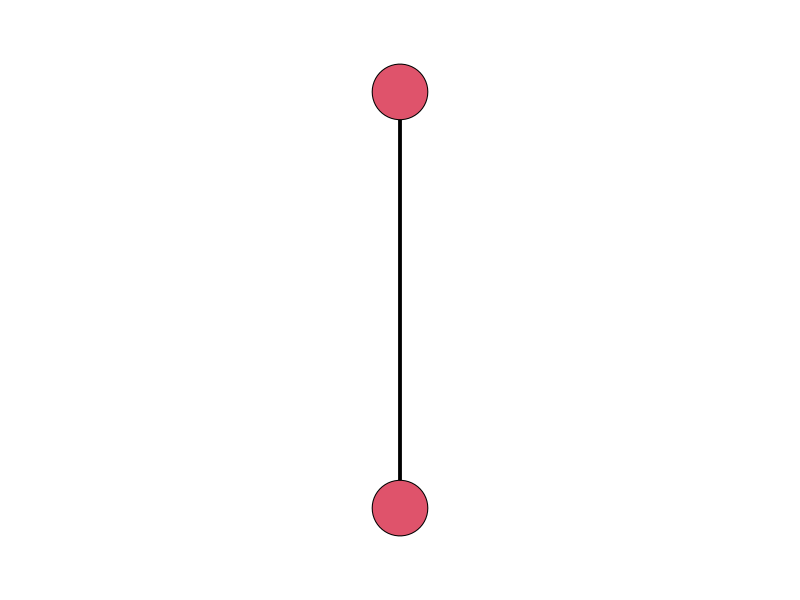
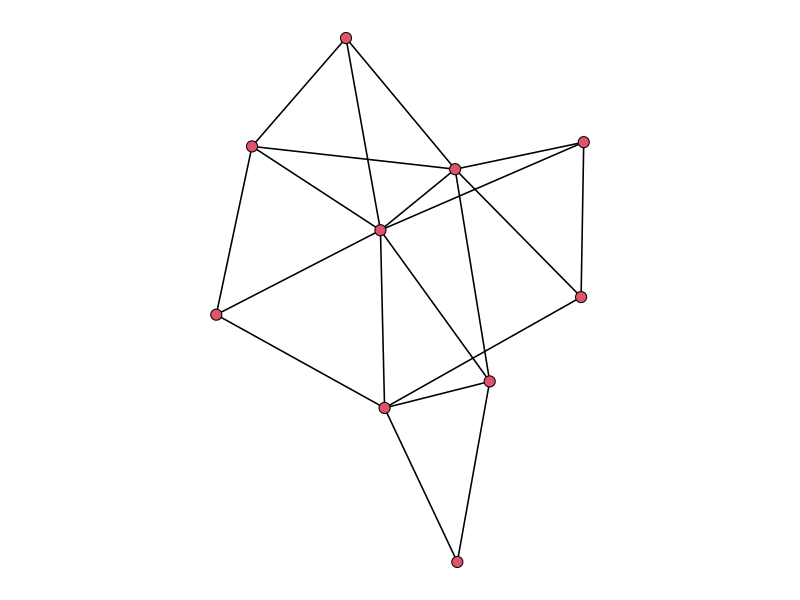

The R source for these figures, in order:
## ---- chunk 1
library(network)
g <- network(matrix(c(0,1,1,0), nrow=2),
             directed = F)
par(mar=c(0,0,0,0))
plot(g, vertex.cex = 5, edge.lwd=5)
## ---- chunk 2
set.seed(27)
m <- matrix(c(rbinom(100, 1, prob = 0.3)), 
       nrow = 10)
diag(m) <- 0
par(mar=c(0,0,0,0))
plot(network(m, directed = F))
